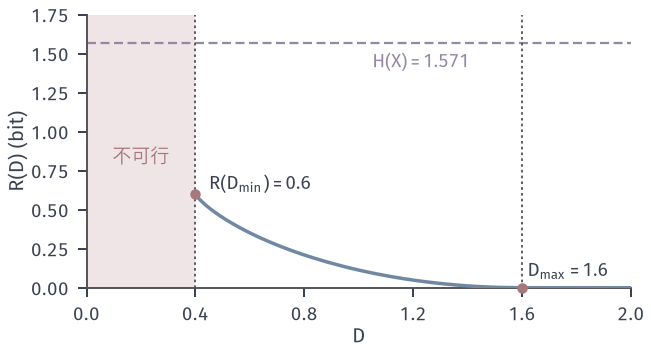

This figure's Python source:
"""Ternary example: X in {0,1,2} with p=(0.3,0.4,0.3), reconstructions {0,2}, d=(x-xhat)^2.
D_min=0.4, D_max=1.6, R(D_min)=0.6 bit, H(X)=1.571 bit. Curve traced by Blahut-Arimoto
(400 values of s, 3000 iterations each, uniform start)."""
from pathlib import Path
import sys
HERE = Path(__file__).resolve().parent
sys.path.insert(0, str(HERE.parent/'rd-common'))
from common import *

px = np.array([.3, .4, .3]); d = np.array([[0, 4], [1, 1], [4, 0.]])
Ds, Rs = [], []
for s in np.concatenate([np.linspace(0.05, 3, 120), np.linspace(3, 40, 80)]):
    h = blahut_arimoto(px, d, s, iters=3000, tol=1e-10)[-1]
    Ds.append(h['D']); Rs.append(h['I'])
o = np.argsort(Ds); Ds = np.array(Ds)[o]; Rs = np.array(Rs)[o]
Ds = np.concatenate([Ds, [1.6, 2.0]]); Rs = np.concatenate([Rs, [0, 0]])
Hx = float(-np.sum(px*np.log2(px)))
fig, ax = figure(width_mm=92, height_mm=50)
ax.axvspan(0, .4, color=RED_FILL, lw=0, zorder=0)
ax.plot(Ds, Rs, color=BLUE, lw=1.4, zorder=3)
ax.axhline(Hx, color=PURPLE, lw=.9, ls=DASH)
ax.axvline(.4, color=STROKE, lw=.7, ls=DOT); ax.axvline(1.6, color=STROKE, lw=.7, ls=DOT)
dot(ax, .4, .6, RED); dot(ax, 1.6, 0, RED)
lab(ax, .2, .8, '不可行', RED, ha='center')
lab(ax, .45, .63, '$R(D_{\\min})=0.6$', INK, ha='left')
lab(ax, 1.62, .07, '$D_{\\max}=1.6$', INK, ha='left')
lab(ax, 1.05, Hx-.16, '$H(X)=1.571$', PURPLE, ha='left')
ax.set_xlim(0, 2.0); ax.set_ylim(0, 1.75)
ax.set_xticks([0, .4, .8, 1.2, 1.6, 2.0])
axlab(ax, '$D$', '$R(D)$ (bit)')
save(fig, HERE, 'figure', {'R_at_smallest_D': [float(Ds[0]), float(Rs[0])], 'H': Hx})
